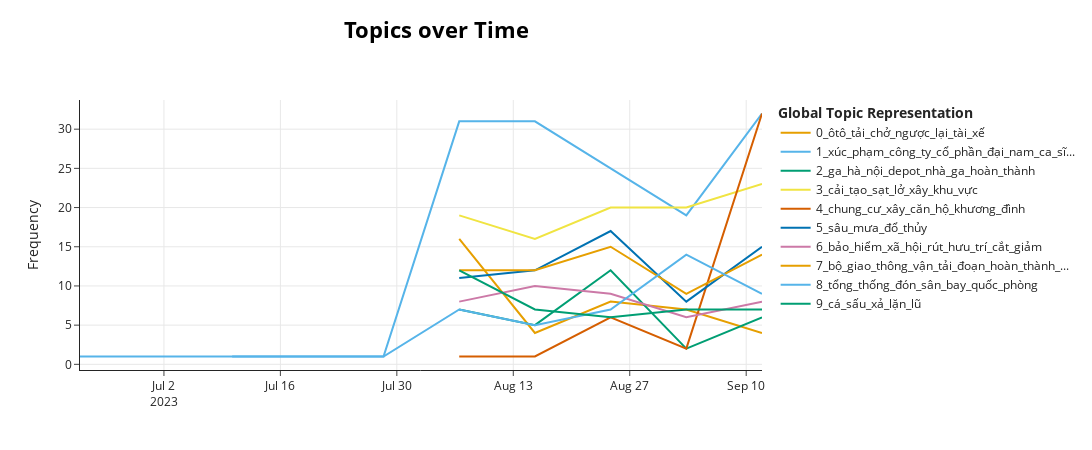

The notebook cell saved with this chart:
### Code cell
topic_model.visualize_topics_over_time(topics_over_time)

### Figure 1 — Plotly figure (JSON) as saved in the notebook; plotly's stock layout.template omitted (floating-point values rounded to 4 significant figures)
{"data": [{"hoverinfo": "text", "hovertext": ["<b>Topic 0</b><br>Words: ôtô_tải, nguyễn_tấn_xôn, chở, ngược_lại, ôtô_con", "<b>Topic 0</b><br>Words: công_an_huyện_hàm_thuận_bắc, tỉnh_đồng_nai, thị_trấn_phú_long, lái_xe_khách, khám_nghiệm", "<b>Topic 0</b><br>Words: đoạn, lái, ôtô, tai_nạn, cao_tốc_vĩnh_hảo_phan_thiết", "<b>Topic 0</b><br>Words: đội_cảnh_sát_giao_thông_trật_tự_công_an_tp_vinh_cử, cục_cảnh_sát_giao_thông, lái_xe_máy, nghệ_an_lao, tuấn_lách", "<b>Topic 0</b><br>Words: tùng_đinh, tp_biên_hòa, đường_quách_điêu, exciter, thanh_thư"], "marker": {"color": "#E69F00"}, "mode": "lines", "name": "0_ôtô_tải_chở_ngược_lại_tài_xế", "type": "scatter", "x": ["2023-08-06T12:00:00", "2023-08-15T14:24:00", "2023-08-24T16:48:00", "2023-09-02T19:12:00", "2023-09-11T21:36:00"], "y": [16, 4, 8, 7, 4]}, {"hoverinfo": "text", "hovertext": ["<b>Topic 1</b><br>Words: cải_cách, hành_chính, cntt, con_người, công_nghệ_thông_tin", "<b>Topic 1</b><br>Words: iot_việt_nam, mm_iot, iot_việt, viễn_thông, vconnex", "<b>Topic 1</b><br>Words: văn_hóa, thủy_sản, việt_nam, phát_triển, xuất_khẩu", "<b>Topic 1</b><br>Words: ủy_viên, ủy, bộ_chính_trị, lê_văn_thành, phát_triển", "<b>Topic 1</b><br>Words: ubnd, khải_định, khai_thác, gia_lâm, hòa", "<b>Topic 1</b><br>Words: đa_dạng_sinh_học, trồng, văn_hóa, rừng_đặc_dụng, phát_triển", "<b>Topic 1</b><br>Words: xúc_phạm, công_ty_cổ_phần_đại_nam, vu_khống, ca_sĩ, phát_ngôn"], "marker": {"color": "#56B4E9"}, "mode": "lines", "name": "1_xúc_phạm_công_ty_cổ_phần_đại_nam_ca_sĩ...", "type": "scatter", "x": ["2023-07-10T04:48:00", "2023-07-28T09:36:00", "2023-08-06T12:00:00", "2023-08-15T14:24:00", "2023-08-24T16:48:00", "2023-09-02T19:12:00", "2023-09-11T21:36:00"], "y": [1, 1, 31, 31, 25, 19, 32]}, {"hoverinfo": "text", "hovertext": ["<b>Topic 2</b><br>Words: ga_hà_nội, depot, hoàn_thành, xây, khởi_công", "<b>Topic 2</b><br>Words: depot, ga_hà_nội, metro, tỉnh_hà_nam, sông_sài_gòn", "<b>Topic 2</b><br>Words: cầu_vĩnh_tuy_, hoàn_thành, thăng_long, hà_nội, cầu", "<b>Topic 2</b><br>Words: cầu_long_kiểng, hoàn_thành, khởi_công, hình_thức, nguyễn_văn_linh", "<b>Topic 2</b><br>Words: ga_hà_nội, hoàn_thành, ga_ngọc_hồi, cầu_vàm_sát_, depot"], "marker": {"color": "#009E73"}, "mode": "lines", "name": "2_ga_hà_nội_depot_nhà_ga_hoàn_thành", "type": "scatter", "x": ["2023-08-06T12:00:00", "2023-08-15T14:24:00", "2023-08-24T16:48:00", "2023-09-02T19:12:00", "2023-09-11T21:36:00"], "y": [7, 5, 12, 2, 6]}, {"hoverinfo": "text", "hovertext": ["<b>Topic 3</b><br>Words: thùy_vân, cảng_trần_đề, hoàn_thành, đồng_bằng_sông_cửu_long, cải_tạo", "<b>Topic 3</b><br>Words: cải_tạo, nạo_vét, xây, quảng_ngãi, xây_dựng", "<b>Topic 3</b><br>Words: trấn_hải, đà_nẵng, trần_đề, cải_tạo, xây", "<b>Topic 3</b><br>Words: cải_tạo, hoàn_thành, hồ_chứa_nước, xây, dân_cư", "<b>Topic 3</b><br>Words: cải_tạo, không_gian, đà_nẵng, khu_vực, xây"], "marker": {"color": "#F0E442"}, "mode": "lines", "name": "3_cải_tạo_sạt_lở_xây_khu_vực", "type": "scatter", "x": ["2023-08-06T12:00:00", "2023-08-15T14:24:00", "2023-08-24T16:48:00", "2023-09-02T19:12:00", "2023-09-11T21:36:00"], "y": [19, 16, 20, 20, 23]}, {"hoverinfo": "text", "hovertext": ["<b>Topic 4</b><br>Words: công_an_quận_ba_đình, sập, bốc, nổ, rung_chuyển", "<b>Topic 4</b><br>Words: chữa_cháy, cháy, bén, đốt, lửa", "<b>Topic 4</b><br>Words: ủy_ban_pháp_luật, chung_cư, hạng, căn_hộ, cải_tạo", "<b>Topic 4</b><br>Words: công_ty_quản_lý_và_phát_triển_nhà_hà_nội, chung_cư, cải_tạo, chữa_cháy, khu", "<b>Topic 4</b><br>Words: chung_cư, trú_quận_cầu_giấy, xây, căn_hộ, khương_đình"], "marker": {"color": "#D55E00"}, "mode": "lines", "name": "4_chung_cư_xây_căn_hộ_khương_đình", "type": "scatter", "x": ["2023-08-06T12:00:00", "2023-08-15T14:24:00", "2023-08-24T16:48:00", "2023-09-02T19:12:00", "2023-09-11T21:36:00"], "y": [1, 1, 6, 2, 32]}, {"hoverinfo": "text", "hovertext": ["<b>Topic 5</b><br>Words: công_ty_lưới_điện_cao_thế_tp_hà_nội, khám_nghiệm, công_ty_cổ_phần_đồng_tả_phời, dỡ, đóng_cửa", "<b>Topic 5</b><br>Words: trường_thpt_nguyễn_trường_tộ, bệnh_viện_sản_nhi_nghệ_an, rừng_phòng_hộ, huyện_đạ_huoai, đám", "<b>Topic 5</b><br>Words: đội_quản_lý_trật_tự_xây_dựng_huyện_sóc_sơn, xã_xuân_thịnh, tp_bảo_lộc, trung_tâm_y_tế_thị_xã_sông_cầu, huyện_nam_đàn", "<b>Topic 5</b><br>Words: quận_gò_vấp, đăng_ký, định_danh, bình_lọc, đổ", "<b>Topic 5</b><br>Words: giông_lốc, evnhcmc, mưa, đổ, vô_chủ"], "marker": {"color": "#0072B2"}, "mode": "lines", "name": "5_sâu_mưa_đổ_thủy", "type": "scatter", "x": ["2023-08-06T12:00:00", "2023-08-15T14:24:00", "2023-08-24T16:48:00", "2023-09-02T19:12:00", "2023-09-11T21:36:00"], "y": [11, 12, 17, 8, 15]}, {"hoverinfo": "text", "hovertext": ["<b>Topic 6</b><br>Words: tổng_liên_đoàn_lao_động_việt_nam, lương, cắt_giảm, bảo_hiểm_xã_hội, thu_nhập", "<b>Topic 6</b><br>Words: bảo_hiểm_xã_hội_việt_nam, bảo_hiểm_xã_hội, hưu_trí, rút, bảo_hiểm_xã_hội_tp_hcm", "<b>Topic 6</b><br>Words: cắt_giảm, tổng_liên_đoàn_lao_động_việt_nam, bhxh_việt_nam, thất_nghiệp, lương", "<b>Topic 6</b><br>Words: phúc_lợi, cắt_giảm, thất_nghiệp, bảo_hiểm_xã_hội, an_sinh", "<b>Topic 6</b><br>Words: cắt_giảm, nguyễn_kim_nguyễn_tri_phương, cạo, ubnd_quận_, nguyễn_trãi"], "marker": {"color": "#CC79A7"}, "mode": "lines", "name": "6_bảo_hiểm_xã_hội_rút_hưu_trí_cắt_giảm", "type": "scatter", "x": ["2023-08-06T12:00:00", "2023-08-15T14:24:00", "2023-08-24T16:48:00", "2023-09-02T19:12:00", "2023-09-11T21:36:00"], "y": [8, 10, 9, 6, 8]}, {"hoverinfo": "text", "hovertext": ["<b>Topic 7</b><br>Words: đoạn, hoàn_thành, bộ_giao_thông_vận_tải, cao_tốc_nghi_sơn_diễn_châu, băng_tải", "<b>Topic 7</b><br>Words: bộ_giao_thông_vận_tải, hoàn_thành, bến_bình_khánh, đoạn, hình_thức", "<b>Topic 7</b><br>Words: đoạn, hoàn_thành, ngược_lại, quảng_ngãi, nguyễn_văn_linh", "<b>Topic 7</b><br>Words: đoạn, hoàn_thành, khởi_công, tiến_độ, hầm_núi_vung", "<b>Topic 7</b><br>Words: đoạn, hoàn_thành, mặt_đường, hình_thức, nguyễn_văn_linh"], "marker": {"color": "#E69F00"}, "mode": "lines", "name": "7_bộ_giao_thông_vận_tải_đoạn_hoàn_thành_...", "type": "scatter", "x": ["2023-08-06T12:00:00", "2023-08-15T14:24:00", "2023-08-24T16:48:00", "2023-09-02T19:12:00", "2023-09-11T21:36:00"], "y": [12, 12, 15, 9, 14]}, {"hoverinfo": "text", "hovertext": ["<b>Topic 8</b><br>Words: viễn_thông, công_an_tỉnh_kon_tum, sửa_đổi, thông_tin, trung_tâm_chuyển_giao_tri_thức_và_hỗ_trợ_khởi_nghiệp_đại_học_quốc_gia_hà_nội", "<b>Topic 8</b><br>Words: thủ_đô_hà_nội, hà_nội, mật_độ, định_hướng, hóa", "<b>Topic 8</b><br>Words: hoàn_thành, sân_bay, hóa, hà_nội, thủ_tục", "<b>Topic 8</b><br>Words: sân_bay, hà_nội, cảng_hàng_không, vietnam_airlines, nhà_ga", "<b>Topic 8</b><br>Words: globemaster, sân_bay, đón, quốc_phòng, thăm", "<b>Topic 8</b><br>Words: tổng_thống, đón, sân_bay, nhậm_chức, nguyễn_phú_trọng", "<b>Topic 8</b><br>Words: việt_nam, quốc_phòng, thượng_tướng, nam_ninh, hội_nghị"], "marker": {"color": "#56B4E9"}, "mode": "lines", "name": "8_tổng_thống_đón_sân_bay_quốc_phòng", "type": "scatter", "x": ["2023-06-21T21:48:57.600000", "2023-07-28T09:36:00", "2023-08-06T12:00:00", "2023-08-15T14:24:00", "2023-08-24T16:48:00", "2023-09-02T19:12:00", "2023-09-11T21:36:00"], "y": [1, 1, 7, 5, 7, 14, 9]}, {"hoverinfo": "text", "hovertext": ["<b>Topic 9</b><br>Words: công_ty_cổ_phần_đồng_tả_phời, thải, lũ, lặn, xã_tả_phời", "<b>Topic 9</b><br>Words: lặn, vịnh, vùng_biển, rạn, ngư_dân", "<b>Topic 9</b><br>Words: cá_sủ, cá_sấu, đánh_bắt, lặn, hồ_trị_an", "<b>Topic 9</b><br>Words: cá_khủng, cá_vược, đánh_bắt, lũ, trắm_đen", "<b>Topic 9</b><br>Words: vớt, lặn, hòa_phú, hồ_hòa_phú, lũ"], "marker": {"color": "#009E73"}, "mode": "lines", "name": "9_cá_sấu_xả_lặn_lũ", "type": "scatter", "x": ["2023-08-06T12:00:00", "2023-08-15T14:24:00", "2023-08-24T16:48:00", "2023-09-02T19:12:00", "2023-09-11T21:36:00"], "y": [12, 7, 6, 7, 7]}], "layout": {"height": 450, "hoverlabel": {"bgcolor": "white", "font": {"family": "Rockwell", "size": 16}}, "legend": {"title": {"text": "<b>Global Topic Representation"}}, "title": {"font": {"color": "Black", "size": 22}, "text": "<b>Topics over Time</b>", "x": 0.4, "xanchor": "center", "y": 0.95, "yanchor": "top"}, "width": 1250, "xaxis": {"showgrid": true}, "yaxis": {"showgrid": true, "title": {"text": "Frequency"}}}}
